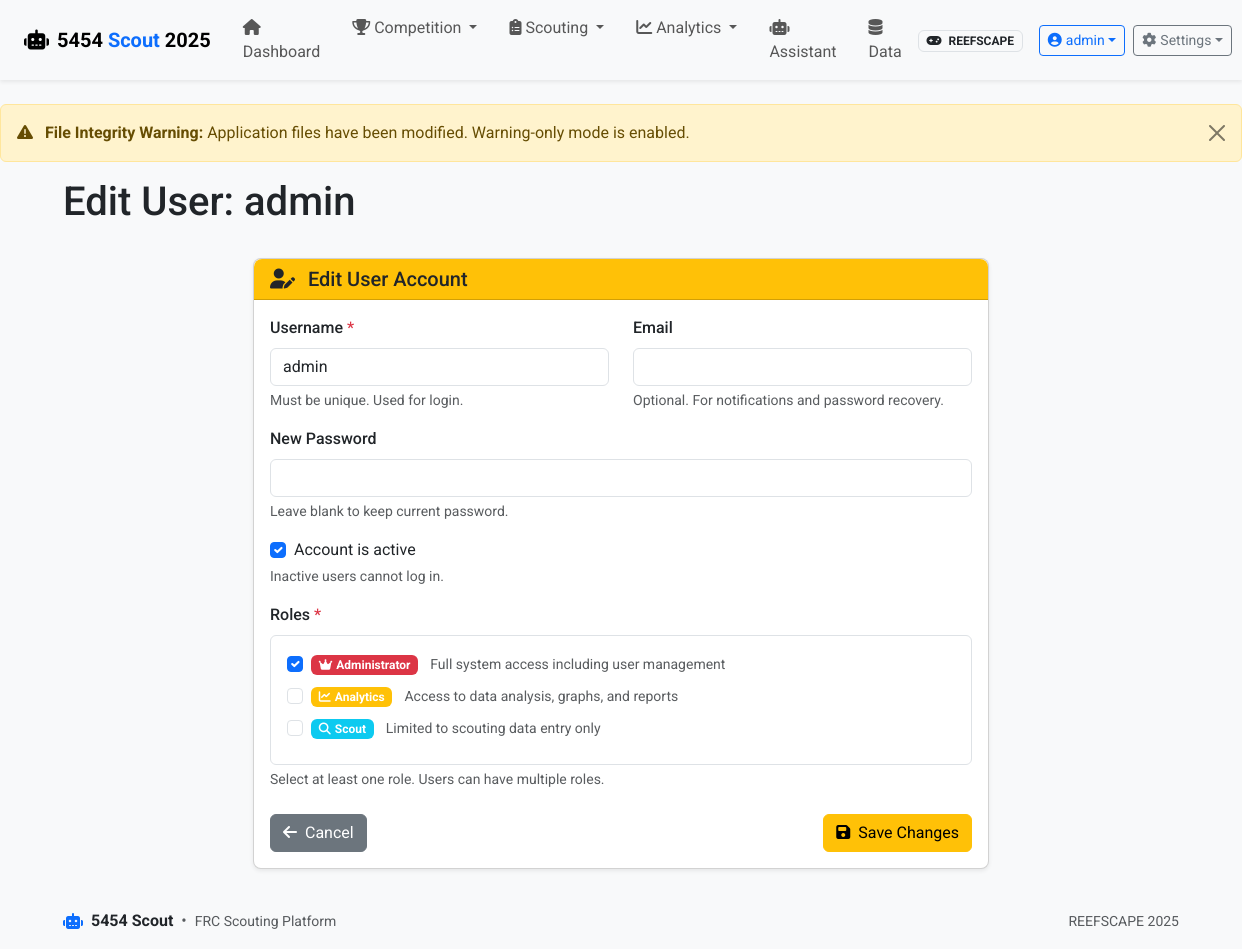
Page /auth/edit_user/1 (signed in) on the committed database.
### app/models.py (models this page shows, shortened)
class User(UserMixin, db.Model):
    id = db.Column(db.Integer, primary_key=True)
    username = db.Column(db.String(80), unique=True, nullable=False)
    email = db.Column(db.String(120), unique=True, nullable=True)
    password_hash = db.Column(db.String(128))
    is_active = db.Column(db.Boolean, default=True)
    created_at = db.Column(db.DateTime, default=datetime.utcnow)
    last_login = db.Column(db.DateTime)
    roles = db.relationship('Role', secondary=user_roles, lazy='subquery',
                           backref=db.backref('users', lazy=True))
    def has_role(self, role_name):
        return any(role.name == role_name for role in self.roles)
    def get_role_names(self):
        return [role.name for role in self.roles]

class Role(db.Model):
    id = db.Column(db.Integer, primary_key=True)
    name = db.Column(db.String(80), unique=True, nullable=False)
    description = db.Column(db.String(255))

### app/routes/auth.py (the view, shortened to what this page needs)
@bp.route('/edit_user/<int:user_id>', methods=['GET', 'POST'])
@admin_required
def edit_user(user_id):
    user = User.query.get_or_404(user_id)
    roles = Role.query.all()
    return render_template('auth/edit_user.html', user=user, roles=roles)

### app/templates/auth/edit_user.html (shortened to what this page needs)
{% extends 'base.html' %}
{% block heading %}Edit User: {{ user.username }}{% endblock %}
{% block content %}
<div class="row">
    <div class="col-md-8 offset-md-2">
        <div class="card">
            <div class="card-header bg-warning text-dark">
                <h5 class="mb-0">
                    <i class="fas fa-user-edit me-2"></i>
                    Edit User Account
                </h5>
            </div>
            <div class="card-body">
                <form method="POST">
                    <div class="row">
                        <div class="col-md-6">
                            <div class="mb-3">
                                <label for="username" class="form-label">Username <span class="text-danger">*</span></label>
                                <input type="text" class="form-control" id="username" name="username"
                                       value="{{ user.username }}" required>
                                <div class="form-text">Must be unique. Used for login.</div>
                            </div>
                        </div>
                        <div class="col-md-6">
                            <div class="mb-3">
                                <label for="email" class="form-label">Email</label>
                                <input type="email" class="form-control" id="email" name="email"
                                       value="{{ user.email or '' }}">
                                <div class="form-text">Optional. For notifications and password recovery.</div>
                            </div>
                        </div>
                    </div>
                    <div class="mb-3">
                        <label for="password" class="form-label">New Password</label>
                        <input type="password" class="form-control" id="password" name="password">
                        <div class="form-text">Leave blank to keep current password.</div>
                    </div>
                    <div class="mb-3">
                        <div class="form-check">
                            <input class="form-check-input" type="checkbox" id="is_active" name="is_active"
                                   {% if user.is_active %}checked{% endif %}>
                            <label class="form-check-label" for="is_active">
                                Account is active
                            </label>
                        </div>
                        <div class="form-text">Inactive users cannot log in.</div>
                    </div>
                    <div class="mb-4">
                        <label class="form-label">Roles <span class="text-danger">*</span></label>
                        <div class="border p-3 rounded">
                            {% for role in roles %}
                            <div class="form-check mb-2">
                                <input class="form-check-input" type="checkbox" value="{{ role.id }}"
                                       id="role_{{ role.id }}" name="roles"
                                       {% if role in user.roles %}checked{% endif %}>
                                <label class="form-check-label" for="role_{{ role.id }}">
                                    {% if role.name == 'admin' %}
                                        <span class="badge bg-danger me-2">
                                            <i class="fas fa-crown me-1"></i>Administrator
                                        </span>
                                        <small class="text-muted">Full system access including user management</small>
                                    {% elif role.name == 'analytics' %}
                                        <span class="badge bg-warning me-2">
                                            <i class="fas fa-chart-line me-1"></i>Analytics
                                        </span>
                                        <small class="text-muted">Access to data analysis, graphs, and reports</small>
                                    {% elif role.name == 'scout' %}
                                        <span class="badge bg-info me-2">
                                            <i class="fas fa-search me-1"></i>Scout
                                        </span>
                                        <small class="text-muted">Limited to scouting data entry only</small>
                                    {% else %}
                                        <span class="badge bg-secondary me-2">{{ role.name.title() }}</span>
                                        <small class="text-muted">{{ role.description or 'Custom role' }}</small>
                                    {% endif %}
                                </label>
                            </div>
                            {% endfor %}
                        </div>
                        <div class="form-text">Select at least one role. Users can have multiple roles.</div>
                    </div>
                    <div class="d-flex justify-content-between">
                        <a href="{{ url_for('auth.manage_users') }}" class="btn btn-secondary">
                            <i class="fas fa-arrow-left me-2"></i>Cancel
                        </a>
                        <button type="submit" class="btn btn-warning">
                            <i class="fas fa-save me-2"></i>Save Changes
                        </button>
                    </div>
                </form>
            </div>
        </div>
    </div>
</div>
{% endblock %}

### app/templates/base.html (shortened to what this page needs)
<!DOCTYPE html>
<html lang="en" class="h-100">
<head>
    <link href="https://cdn.jsdelivr.net/npm/bootstrap@5.3.2/dist/css/bootstrap.min.css" rel="stylesheet">
    <link href="https://cdnjs.cloudflare.com/ajax/libs/font-awesome/6.4.0/css/all.min.css" rel="stylesheet">
    <link href="https://cdn.jsdelivr.net/npm/select2@4.1.0-rc.0/dist/css/select2.min.css" rel="stylesheet">
    <link href="https://cdn.jsdelivr.net/npm/select2-bootstrap-5-theme@1.3.0/dist/select2-bootstrap-5-theme.min.css" rel="stylesheet">
    <link rel="stylesheet" href="{{ url_for('static', filename='css/styles.css') }}">
</head>
<body class="d-flex flex-column h-100">
    <header class="app-header">
        <nav class="navbar navbar-expand-lg navbar-light shadow-sm">
            <div class="container-fluid px-lg-4 px-md-3 px-2">
                <a class="navbar-brand d-flex align-items-center" href="{% if user_has_role('scout') and not user_has_role('admin') and not user_has_role('analytics') %}{{ url_for('scouting.index') }}{% else %}{{ url_for('main.index') }}{% endif %}">
                    <i class="fas fa-robot brand-icon me-2"></i>
                    <span class="brand-text fw-bold">5454 <span class="text-primary">Scout</span> <span class="d-none d-sm-inline">{{ game_config.season }}</span></span>
                </a>
                <div class="collapse navbar-collapse" id="navbarMain">
                    {% if current_user.is_authenticated %}
                    <ul class="navbar-nav me-auto mb-2 mb-lg-0">
                        {% if not (user_has_role('scout') and not user_has_role('admin') and not user_has_role('analytics')) %}
                        <li class="nav-item">
                            <a class="nav-link px-3 py-2 {% if request.endpoint == 'main.index' %}active{% endif %}" href="{{ url_for('main.index') }}">
                                <i class="fas fa-home nav-icon"></i>
                                <span class="nav-text">Dashboard</span>
                            </a>
                        </li>
                        {% endif %}
                        {% if user_has_role('admin') or user_has_role('analytics') %}
                        <li class="nav-item dropdown">
                            <a class="nav-link dropdown-toggle px-3 py-2 "
                               href="#" role="button" data-bs-toggle="dropdown" aria-expanded="false">
                                <i class="fas fa-trophy nav-icon"></i>
                                <span class="nav-text">Competition</span>
                            </a>
                        </li>
                        {% endif %}
                        <li class="nav-item dropdown">
                            <a class="nav-link dropdown-toggle px-3 py-2 {% if request.endpoint and request.endpoint.startswith('scouting') %}active{% endif %}"
                               href="#" role="button" data-bs-toggle="dropdown" aria-expanded="false">
                                <i class="fas fa-clipboard-list nav-icon"></i>
                                <span class="nav-text">Scouting</span>
                            </a>
                        </li>
                        {% if user_has_role('admin') or user_has_role('analytics') %}
                        <li class="nav-item dropdown">
                            <a class="nav-link dropdown-toggle px-3 py-2 {% if request.endpoint and (request.endpoint.startswith('visualization') or request.endpoint.startswith('graphs')) %}active{% endif %}"
                               href="#" role="button" data-bs-toggle="dropdown" aria-expanded="false">
                                <i class="fas fa-chart-line nav-icon"></i>
                                <span class="nav-text">Analytics</span>
                            </a>
                        </li>
                        <li class="nav-item">
                            <a class="nav-link px-3 py-2 {% if request.endpoint and request.endpoint.startswith('assistant') %}active{% endif %}"
                               href="{{ url_for('assistant.index') }}">
                                <i class="fas fa-robot nav-icon"></i>
                                <span class="nav-text">Assistant</span>
                            </a>
                        </li>
                        <li class="nav-item">
                            <a class="nav-link px-3 py-2 {% if request.endpoint and request.endpoint.startswith('data') %}active{% endif %}"
                               href="{{ url_for('data.index') }}">
                                <i class="fas fa-database nav-icon"></i>
                                <span class="nav-text">Data</span>
                            </a>
                        </li>
                        {% endif %}
                    </ul>
                    {% endif %}
                    <div class="d-flex align-items-center navbar-actions">
                        {% if game_config %}
                        <div class="game-badge me-3 d-none d-lg-block">
                            <span class="badge bg-light text-dark border">
                                <i class="fas fa-gamepad me-1"></i>
                                <span class="d-none d-xl-inline">{{ game_config.game_name }}</span>
                            </span>
                        </div>
                        {% endif %}
                        {% if current_user.is_authenticated %}
                        <div class="dropdown me-2">
                            <button class="btn btn-outline-primary btn-sm d-flex align-items-center dropdown-toggle"
                                    type="button" data-bs-toggle="dropdown" aria-expanded="false">
                                <i class="fas fa-user-circle me-1"></i>
                                <span class="d-none d-md-inline">{{ current_user.username }}</span>
                            </button>
                        </div>
                        {% endif %}
                        {% if current_user.is_authenticated and (user_has_role('admin') or user_has_role('analytics')) %}
                        <div class="dropdown">
                            <button class="btn btn-outline-secondary btn-sm d-flex align-items-center dropdown-toggle"
                                    type="button" data-bs-toggle="dropdown" aria-expanded="false">
                                <i class="fas fa-cog me-1"></i>
                                <span class="d-none d-lg-inline">Settings</span>
                            </button>
                        </div>
                        {% endif %}
                    </div>
                </div>
            </div>
        </nav>
    </header>
    <div class="toast-container position-fixed top-0 end-0 p-3">
    </div>
    <main class="flex-shrink-0 py-4">
        {% if integrity_status.integrity_compromised and integrity_status.warning_only_mode %}
        <div class="alert alert-warning alert-dismissible fade show" role="alert">
            <i class="fas fa-exclamation-triangle me-2"></i>
            <strong>File Integrity Warning:</strong> Application files have been modified. Warning-only mode is enabled.
            <button type="button" class="btn-close" data-bs-dismiss="alert" aria-label="Close"></button>
        </div>
        {% endif %}
        <div class="container">
            <div class="row mb-4">
                <div class="col-12">
                    <h1 class="page-title">{% block heading %}FRC Scouting Platform{% endblock %}</h1>
                </div>
            </div>
            {% block content %}{% endblock %}
        </div>
    </main>
    <footer class="footer mt-auto py-3">
        <div class="container">
            <div class="row align-items-center g-2">
                <div class="col-md-6 text-center text-md-start">
                    <div class="d-flex align-items-center justify-content-center justify-content-md-start">
                        <i class="fas fa-robot brand-icon me-2 text-primary"></i>
                        <span class="fw-bold">5454 Scout</span>
                        <span class="text-muted mx-2">•</span>
                        <span class="small text-muted">FRC Scouting Platform</span>
                    </div>
                </div>
                <div class="col-md-6 text-center text-md-end">
                    <div class="small text-muted">
                        {% if game_config %}
                        <span>{{ game_config.game_name }} {{ game_config.season }}</span>
                        {% else %}
                        <span>No active configuration</span>
                        {% endif %}
                    </div>
                </div>
            </div>
        </div>
    </footer>
</body>
</html>

### rows in the picture
User: username "admin", is_active "☑"
Role: name "admin" (drawn), shows "Full system access including user management"
Role: name "analytics" (drawn), shows "Access to data analysis, graphs, and reports"
Role: name "scout" (drawn)

### other values in the picture
{{ game_config.season }} "2025"
{{ game_config.game_name }} "REEFSCAPE"
